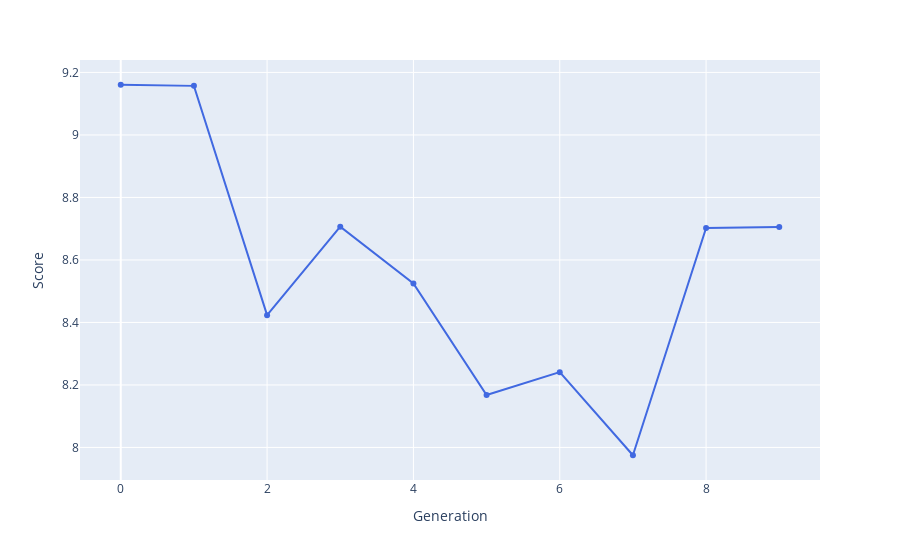

The notebook cell saved with this chart:
### Code cell
bestRankDF = pd.DataFrame(bestRank, columns=['Score', 'Schedule'])
bestRank
bestRankDF['Generation'] = bestRankDF.index.values
fig = px.line(bestRankDF, x='Generation', y='Score',
              hover_data=['Schedule'], markers=True)
fig.update_traces(line_color='RoyalBlue')
fig.show()
fileName = f'p{popSize}g{generations}n{nSwaps}p.html'
fig.write_html(f'charts/{fileName}', include_plotlyjs="cdn")

### Figure 1 — Plotly figure (JSON) as saved in the notebook; plotly's stock layout.template omitted (floating-point values rounded to 4 significant figures; data arrays with more than 128 entries replaced by an {"elided": "..."} marker saying what was removed)
{"data": [{"customdata": {"elided": "10x1x48 int values"}, "hovertemplate": "Generation=%{x}<br>Score=%{y}<br>Schedule=%{customdata[0]}<extra></extra>", "legendgroup": "", "line": {"color": "RoyalBlue", "dash": "solid"}, "marker": {"symbol": "circle"}, "mode": "markers+lines", "name": "", "orientation": "v", "showlegend": false, "type": "scatter", "x": [0, 1, 2, 3, 4, 5, 6, 7, 8, 9], "xaxis": "x", "y": [9.161, 9.157, 8.423, 8.706, 8.525, 8.168, 8.241, 7.975, 8.702, 8.705], "yaxis": "y"}], "layout": {"legend": {"tracegroupgap": 0}, "margin": {"t": 60}, "xaxis": {"anchor": "y", "domain": [0, 1], "title": {"text": "Generation"}}, "yaxis": {"anchor": "x", "domain": [0, 1], "title": {"text": "Score"}}}}
